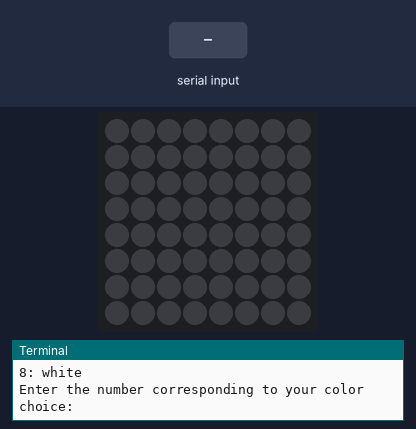
This program was run on a simulated Raspberry Pi (BCM pin numbers) with a Sense HAT. Shown: the Sense HAT's 8×8 RGB LED matrix, the last lines printed to the terminal. The inputs (shaded band) are chosen by the test bench. Dim RGB values are drawn brighter than linear.

Above: at 1.2 s.
1.3 s: "5" typed at the terminal, then Enter
At 1.35 s:
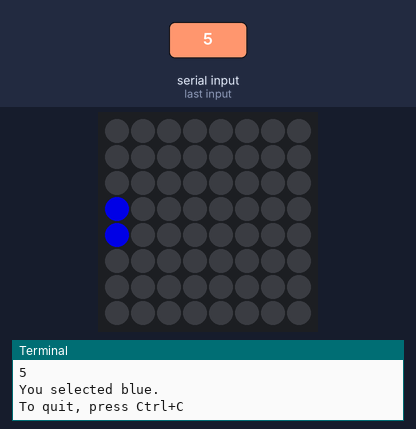
At 1.75 s:
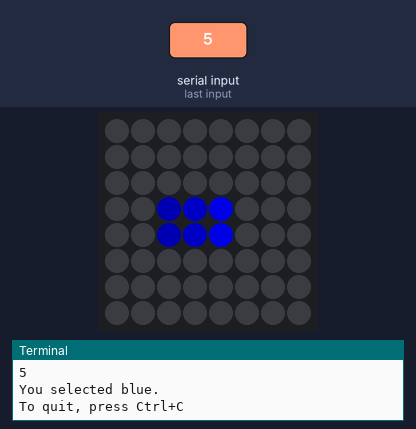

Measured:
- after the input at 1.3 s, the LEDs: change at once (image 1)

The program:

kitt_scanner3.py
```python
#!/usr/bin/env python3
# ========================================================================
# kitt_scanner3.py
#
# Description: KITT's scanner in selectable colors.
#
# Author: Jim Ing
# Date: 2024-08-16
# ========================================================================

import time
from config import sense

sense.clear()

# Define colors
colors = {
    1: ("red", (255, 0, 0)),
    2: ("orange", (255, 165, 0)),
    3: ("yellow", (255, 255, 0)),
    4: ("green", (0, 255, 0)),
    5: ("blue", (0, 0, 255)),
    6: ("violet", (238, 130, 238)),
    7: ("pink", (255, 192, 203)),
    8: ("white", (255, 255, 255))
}

# Prompt user to select a color by number
print("Select a color for the scanner effect:")
for number, (color_name, _) in colors.items():
    print(f"{number}: {color_name}")

try:
    selected_number = int(input("Enter the number corresponding to your color choice: "))
except ValueError:
    selected_number = 0

# Ensure valid color choice
if selected_number in colors:
    selected_color_name, main_color = colors[selected_number]
else:
    print("Invalid selection. Defaulting to red.")
    selected_color_name, main_color = colors[1]

print(f"You selected {selected_color_name}.")

# Dimmed versions of the selected color
dim_color1 = tuple(int(c / 2) for c in main_color) # Less bright
dim_color2 = tuple(int(c / 4) for c in main_color) # Even dimmer
off = (0, 0, 0)  # Turn off pixel

def kitt_scanner_with_trail():
    while True:
        # Move from left to right
        for x in range(8):
            sense.clear()
            sense.set_pixel(x, 3, main_color)
            sense.set_pixel(x, 4, main_color)
            if x > 0:
                sense.set_pixel(x-1, 3, dim_color1)
                sense.set_pixel(x-1, 4, dim_color1)
            if x > 1:
                sense.set_pixel(x-2, 3, dim_color2)
                sense.set_pixel(x-2, 4, dim_color2)
            time.sleep(0.1)

        # Move from right to left
        for x in range(6, -1, -1):
            sense.clear()
            sense.set_pixel(x, 3, main_color)
            sense.set_pixel(x, 4, main_color)
            if x < 7:
                sense.set_pixel(x+1, 3, dim_color1)
                sense.set_pixel(x+1, 4, dim_color1)
            if x < 6:
                sense.set_pixel(x+2, 3, dim_color2)
                sense.set_pixel(x+2, 4, dim_color2)
            time.sleep(0.1)

try:
    print("To quit, press Ctrl+C")
    kitt_scanner_with_trail()

except KeyboardInterrupt:
    sense.clear()
```

config.py
```python
#!/usr/bin/env python3
# ========================================================================
# config.py
#
# Description: Global configuration.
#
# Author: Jim Ing
# Date: 2024-08-29
# ========================================================================

from sense_hat import SenseHat
#from sense_hat import SenseHat, ACTION_PRESSED, ACTION_HELD, ACTION_RELEASED

sense = SenseHat()

sense.rotation = 0
sense.low_light = True
```
